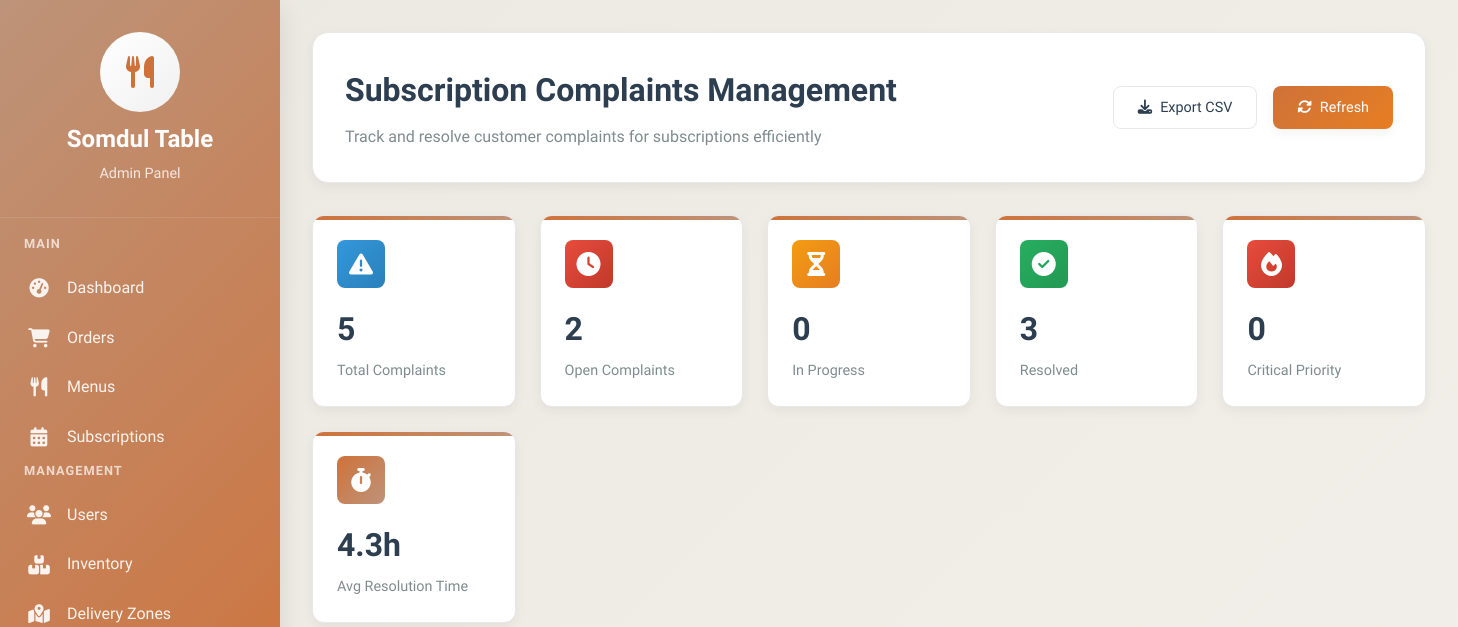
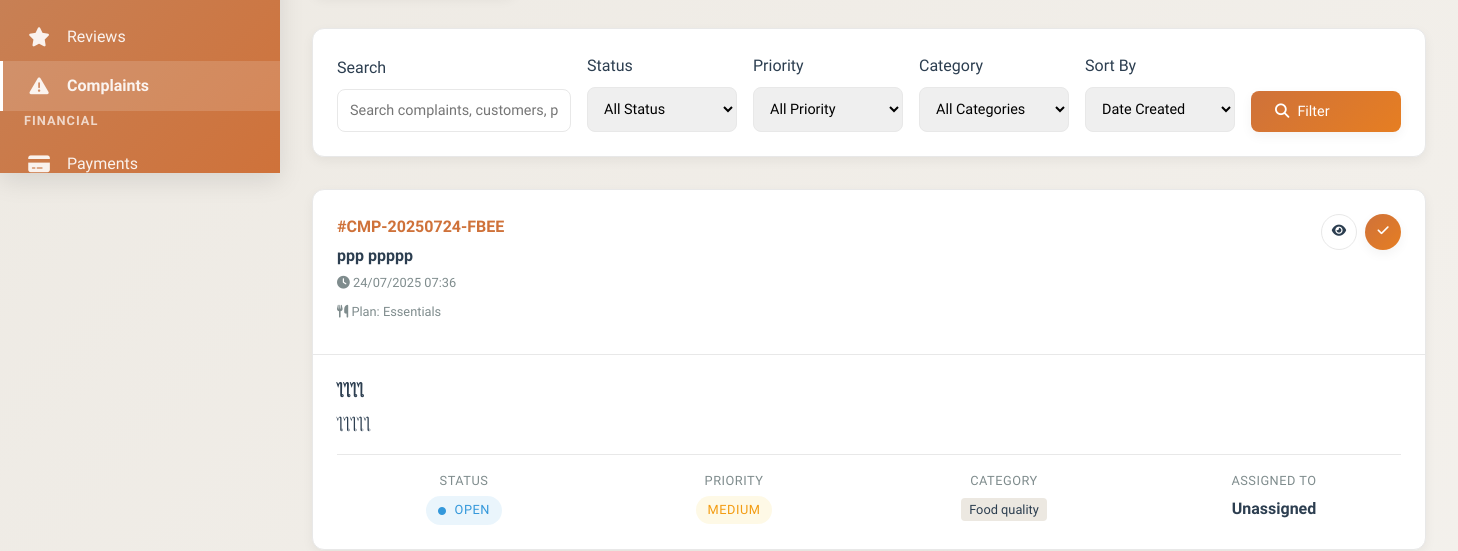
/KruaThai/admin/complaints.php (signed in, upper part), run on an earlier commit of the app's database (2 pictures, top to bottom).
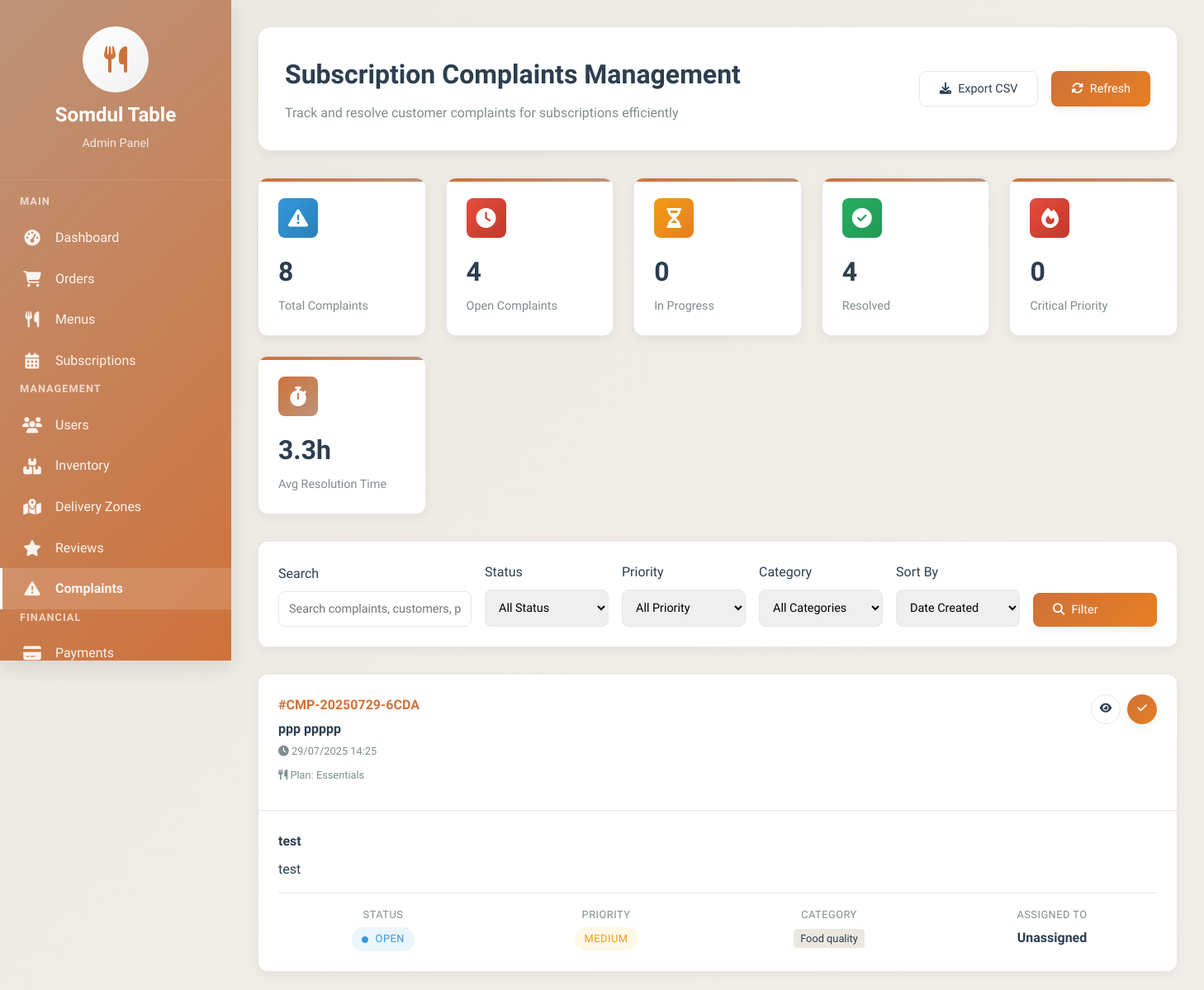
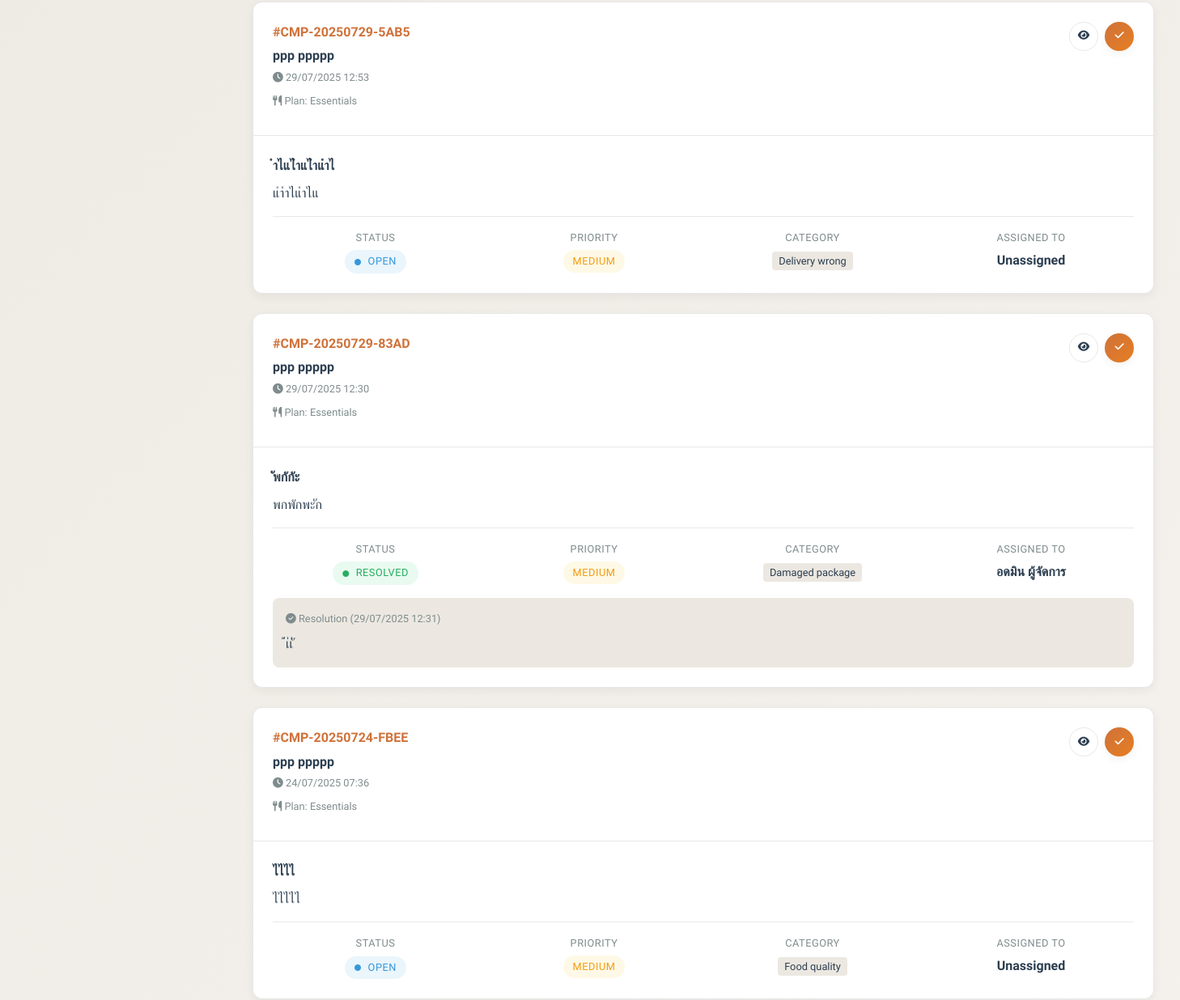
And on a later commit of the database (2 pictures, top to bottom).
### tables this page shows
CREATE TABLE `complaints` (
  `id` char(36) NOT NULL,
  `complaint_number` varchar(20) NOT NULL,
  `user_id` char(36) NOT NULL,
  `subscription_id` char(36) DEFAULT NULL,
  `category` enum('food_quality','delivery_late','delivery_wrong','missing_items','damaged_package','customer_service','billing','other') NOT NULL,
  `priority` enum('low','medium','high','critical') DEFAULT 'medium',
  `title` varchar(200) NOT NULL,
  `description` text NOT NULL,
  `expected_resolution` text,
  `attachments` longtext,
  `photos` longtext,
  `status` enum('open','in_progress','resolved','closed','escalated') DEFAULT 'open',
  `assigned_to` char(36) DEFAULT NULL,
  `resolution` text,
  `resolution_date` timestamp NULL DEFAULT NULL,
  `last_contact_date` timestamp NULL DEFAULT NULL,
  `follow_up_required` tinyint(1) DEFAULT '0',
  `customer_satisfaction_rating` tinyint(4) DEFAULT NULL,
  `created_at` timestamp NOT NULL DEFAULT CURRENT_TIMESTAMP,
  `updated_at` timestamp NOT NULL DEFAULT CURRENT_TIMESTAMP ON UPDATE CURRENT_TIMESTAMP
);

CREATE TABLE `subscription_plans` (
  `id` char(36) NOT NULL,
  `name` varchar(100) NOT NULL,
  `name_thai` varchar(100) DEFAULT NULL,
  `description` text,
  `plan_type` enum('weekly','monthly','custom') NOT NULL,
  `meals_per_week` int(11) NOT NULL,
  `weeks_duration` int(11) DEFAULT '4',
  `base_price` decimal(8,2) NOT NULL,
  `discount_percentage` decimal(5,2) DEFAULT '0.00',
  `final_price` decimal(8,2) NOT NULL,
  `features` longtext,
  `max_skips_per_week` int(11) DEFAULT '2',
  `advance_ordering_days` int(11) DEFAULT '7',
  `is_active` tinyint(1) DEFAULT '1',
  `is_popular` tinyint(1) DEFAULT '0',
  `sort_order` int(11) DEFAULT '0',
  `created_at` timestamp NOT NULL DEFAULT CURRENT_TIMESTAMP,
  `updated_at` timestamp NOT NULL DEFAULT CURRENT_TIMESTAMP ON UPDATE CURRENT_TIMESTAMP
);

### KruaThai/admin/complaints.php (the view, shortened to what the changed rows need)
<?php
require_once '../config/database.php';
try {
    $sortBy = $_GET['sort'] ?? 'created_at';
    $whereConditions = ['1=1'];
    $params = [];
    $whereClause = implode(' AND ', $whereConditions);
    $stmt = $pdo->prepare("
        SELECT c.*,
               CONCAT(u.first_name, ' ', u.last_name) as customer_name,
               u.email as customer_email,
               s.start_date as subscription_start,
               s.status as subscription_status,
               sp.name as plan_name,
               sp.plan_type,
               CONCAT(assigned.first_name, ' ', assigned.last_name) as assigned_name
        FROM complaints c
        JOIN users u ON c.user_id = u.id
        LEFT JOIN subscriptions s ON c.subscription_id = s.id
        LEFT JOIN subscription_plans sp ON s.plan_id = sp.id
        LEFT JOIN users assigned ON c.assigned_to = assigned.id
        WHERE $whereClause
        ORDER BY c.$sortBy DESC
        LIMIT 50
    ");
    $stmt->execute($params);
    $complaints = $stmt->fetchAll(PDO::FETCH_ASSOC);
    $stmt = $pdo->prepare("
        SELECT
            COUNT(*) as total_complaints,
            SUM(CASE WHEN status = 'open' THEN 1 ELSE 0 END) as open_complaints,
            SUM(CASE WHEN status = 'in_progress' THEN 1 ELSE 0 END) as in_progress_complaints,
            SUM(CASE WHEN status = 'resolved' THEN 1 ELSE 0 END) as resolved_complaints,
            SUM(CASE WHEN priority = 'critical' THEN 1 ELSE 0 END) as critical_complaints,
            AVG(CASE
                WHEN resolution_date IS NOT NULL AND created_at IS NOT NULL
                THEN TIMESTAMPDIFF(HOUR, created_at, resolution_date)
                ELSE NULL
            END) as avg_resolution_time_hours
        FROM complaints
    ");
    $stmt->execute();
    $stats = $stmt->fetch(PDO::FETCH_ASSOC);
} catch (Exception $e) {
    $complaints = [];
    $stats = ['total_complaints' => 0, 'open_complaints' => 0, 'in_progress_complaints' => 0, 'resolved_complaints' => 0, 'critical_complaints' => 0, 'avg_resolution_time_hours' => 0];
    $adminUsers = [];
    error_log("Complaints error: " . $e->getMessage());
}
?>
<!DOCTYPE html>
<html lang="en">
<head>
    <link href="https://cdnjs.cloudflare.com/ajax/libs/font-awesome/6.4.0/css/all.min.css" rel="stylesheet">
</head>
<body>
    <div class="admin-layout">
        <div class="main-content">
            <div class="page-header">
                <div class="header-content">
                    <div>
                        <h1 class="page-title">Subscription Complaints Management</h1>
                    </div>
                </div>
            </div>
            <div class="stats-grid">
                <div class="stat-card">
                    <div class="stat-header">
                        <div class="stat-icon" style="background: linear-gradient(135deg, #3498db, #2980b9);">
                        </div>
                    </div>
                    <div class="stat-value"><?php echo number_format($stats['total_complaints']); ?></div>
                    <div class="stat-label">Total Complaints</div>
                </div>
                <div class="stat-card">
                    <div class="stat-header">
                        <div class="stat-icon" style="background: linear-gradient(135deg, #e74c3c, #c0392b);">
                        </div>
                    </div>
                    <div class="stat-value"><?php echo number_format($stats['open_complaints']); ?></div>
                    <div class="stat-label">Open Complaints</div>
                </div>
                <div class="stat-card">
                    <div class="stat-header">
                        <div class="stat-icon" style="background: linear-gradient(135deg, #27ae60, #229954);">
                        </div>
                    </div>
                    <div class="stat-value"><?php echo number_format($stats['resolved_complaints']); ?></div>
                    <div class="stat-label">Resolved</div>
                </div>
                <div class="stat-card">
                    <div class="stat-header">
                        <div class="stat-icon" style="background: linear-gradient(135deg, var(--curry), var(--brown));">
                        </div>
                    </div>
                    <div class="stat-value"><?php echo round($stats['avg_resolution_time_hours'] ?? 0, 1); ?>h</div>
                    <div class="stat-label">Avg Resolution Time</div>
                </div>
            </div>
            <div class="complaints-grid">
                <?php if (empty($complaints)): ?>
                    <div class="text-center" style="padding: 3rem; color: var(--text-gray);">
                        <i class="fas fa-inbox" style="font-size: 3rem; margin-bottom: 1rem; opacity: 0.3;"></i>
                        <h3>No Complaints Found</h3>
                        <p>No complaints match your current filters.</p>
                    </div>
                <?php else: ?>
                    <?php foreach ($complaints as $complaint): ?>
                        <div class="complaint-card">
                            <div class="complaint-header">
                                <div class="complaint-meta">
                                    <div class="complaint-number">#<?php echo htmlspecialchars($complaint['complaint_number']); ?></div>
                                    <div class="complaint-customer"><?php echo htmlspecialchars($complaint['customer_name']); ?></div>
                                    <div class="complaint-date">
                                        <i class="fas fa-clock"></i>
                                        <?php echo date('d/m/Y H:i', strtotime($complaint['created_at'])); ?>
                                    </div>
                                    <?php if ($complaint['plan_name']): ?>
                                        <div class="complaint-date">
                                            <i class="fas fa-utensils"></i>
                                            Plan: <?php echo htmlspecialchars($complaint['plan_name']); ?>
                                        </div>
                                    <?php endif; ?>
                                </div>
                                <div class="complaint-actions">
                                    <button type="button" class="btn btn-sm btn-secondary btn-icon"
                                            onclick="viewComplaint('<?php echo $complaint['id']; ?>')"
                                            title="View Details">
                                        <i class="fas fa-eye"></i>
                                    </button>
                                    <button type="button" class="btn btn-sm btn-primary btn-icon"
                                            onclick="resolveComplaint('<?php echo $complaint['id']; ?>')"
                                            title="Add Resolution">
                                        <i class="fas fa-check"></i>
                                    </button>
                                </div>
                            </div>
                            <div class="complaint-body">
                                <div class="complaint-title"><?php echo htmlspecialchars($complaint['title']); ?></div>
                                <div class="complaint-content">
                                    <?php echo nl2br(htmlspecialchars(substr($complaint['description'], 0, 200))); ?>
                                </div>
                                <div class="complaint-details">
                                    <div class="complaint-detail">
                                        <div class="complaint-detail-label">Status</div>
                                        <div class="complaint-detail-value">
                                            <span class="status-badge status-<?php echo $complaint['status']; ?>">
                                                <i class="fas fa-circle" style="font-size: 0.5rem;"></i>
                                                <?php echo ucfirst(str_replace('_', ' ', $complaint['status'])); ?>
                                            </span>
                                        </div>
                                    </div>
                                    <div class="complaint-detail">
                                        <div class="complaint-detail-label">Priority</div>
                                        <div class="complaint-detail-value">
                                            <span class="status-badge priority-<?php echo $complaint['priority']; ?>">
                                                <?php echo ucfirst($complaint['priority']); ?>
                                            </span>
                                        </div>
                                    </div>
                                    <div class="complaint-detail">
                                        <div class="complaint-detail-label">Category</div>
                                        <div class="complaint-detail-value">
                                            <span class="category-badge">
                                                <?php echo ucfirst(str_replace('_', ' ', $complaint['category'])); ?>
                                            </span>
                                        </div>
                                    </div>
                                    <div class="complaint-detail">
                                        <div class="complaint-detail-label">Assigned To</div>
                                        <div class="complaint-detail-value">
                                            <?php echo $complaint['assigned_name'] ?: 'Unassigned'; ?>
                                        </div>
                                    </div>
                                </div>
                                <?php if ($complaint['resolution']): ?>
                                    <div class="resolution">
                                        <div class="resolution-header">
                                            <i class="fas fa-check-circle"></i>
                                            Resolution (<?php echo date('d/m/Y H:i', strtotime($complaint['resolution_date'])); ?>)
                                        </div>
                                        <div class="resolution-content">
                                            <?php echo nl2br(htmlspecialchars($complaint['resolution'])); ?>
                                        </div>
                                    </div>
                                <?php endif; ?>
                            </div>
                        </div>
                    <?php endforeach; ?>
                <?php endif; ?>
            </div>
        </div>
    </div>
</body>
</html>

What changed in the data, as far as the page shows it:
added complaints: complaint_number "CMP-20250729-6CDA", customer_name "ppp ppppp", created_at "29/07/2025 14:25", subscription_plans.name "Essentials", title "test", description "test", status "OPEN", priority "MEDIUM", category "Food quality", assigned_name "Unassigned"
added complaints: complaint_number "CMP-20250729-5AB5", customer_name "ppp ppppp", created_at "29/07/2025 12:53", subscription_plans.name "Essentials", title "ำไแไำแไำแำไ", description "แำำไแำไแ", status "OPEN", priority "MEDIUM", category "Delivery wrong", assigned_name "Unassigned"
added complaints: complaint_number "CMP-20250729-83AD", customer_name "ppp ppppp", created_at "29/07/2025 12:30", subscription_plans.name "Essentials", title "ัพกักัะ", description "พกพักพะัก", status "RESOLVED", priority "MEDIUM", category "Damaged package", assigned_name "อดมิน ผู้จัดการ", resolution_date "29/07/2025 12:31", resolution "่้เ่เ่ั"
Also different on the page:
$stats['total_complaints']: "5" → "8"
$stats['open_complaints']: "2" → "4"
$stats['resolved_complaints']: "3" → "4"
$stats['avg_resolution_time_hours']: "4.3" → "3.3"
